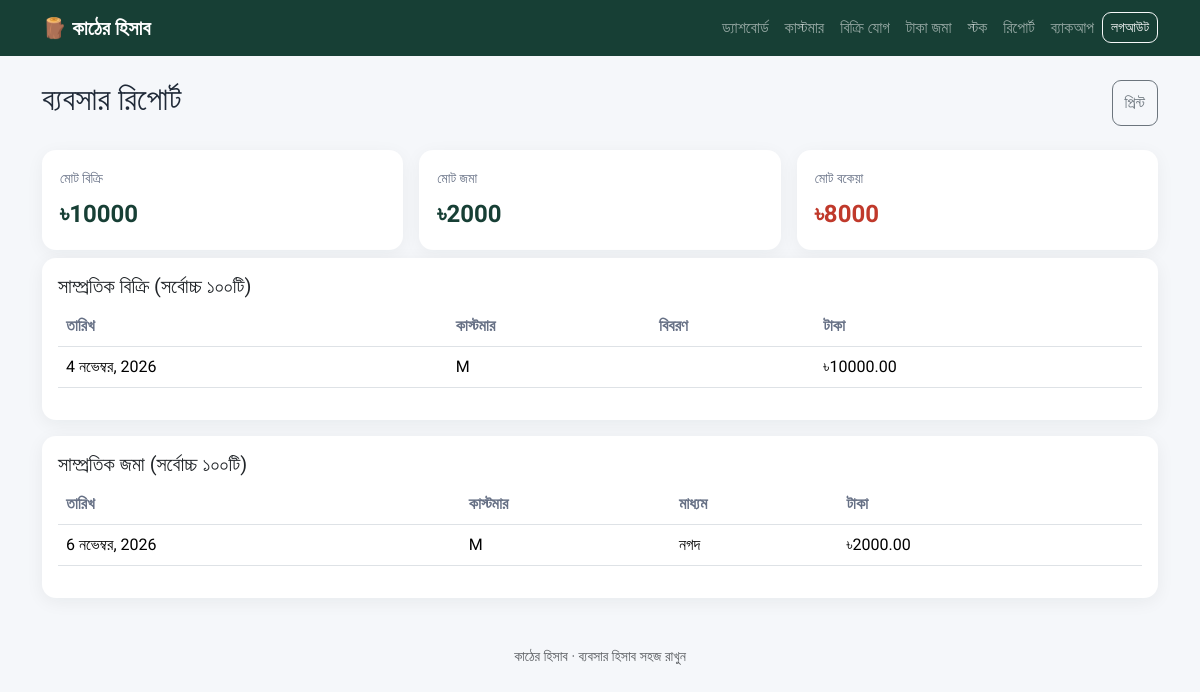
The app's page /reports/ (signed in) with its own data.
### accounts/models.py (models this page shows, shortened)
class Sale(models.Model):
    customer = models.ForeignKey(Customer, on_delete=models.PROTECT, related_name="sales", verbose_name="কাস্টমার")
    wood_type = models.ForeignKey(WoodType, on_delete=models.PROTECT, null=True, blank=True, related_name="sales", verbose_name="কাঠের ধরন")
    quantity = models.DecimalField("পরিমাণ", max_digits=12, decimal_places=2, default=0, validators=[MinValueValidator(0)])
    unit = models.CharField("একক", max_length=20, blank=True)
    total_amount = models.DecimalField("মোট টাকা", max_digits=12, decimal_places=2, validators=[MinValueValidator(Decimal("0.01"))])
    details = models.TextField("বিবরণ", blank=True)
    date = models.DateField("তারিখ", default=timezone.localdate)
    created_at = models.DateTimeField(auto_now_add=True)
    class Meta:
        ordering = ["-date", "-id"]
        verbose_name = "বিক্রি"
        verbose_name_plural = "বিক্রি"

class Customer(models.Model):
    name = models.CharField("নাম", max_length=150)
    phone = models.CharField("মোবাইল", max_length=30, blank=True)
    address = models.TextField("ঠিকানা", blank=True)
    notes = models.TextField("নোট", blank=True)
    created_at = models.DateTimeField(auto_now_add=True)
    class Meta:
        ordering = ["name"]
        verbose_name = "কাস্টমার"
        verbose_name_plural = "কাস্টমার"
    def __str__(self):
        return self.name

class Payment(models.Model):
    customer = models.ForeignKey(Customer, on_delete=models.PROTECT, related_name="payments", verbose_name="কাস্টমার")
    amount = models.DecimalField("জমার পরিমাণ", max_digits=12, decimal_places=2, validators=[MinValueValidator(Decimal("0.01"))])
    date = models.DateField("জমার তারিখ", default=timezone.localdate)
    method = models.CharField("মাধ্যম", max_length=30, default="নগদ")
    note = models.CharField("নোট/রেফারেন্স", max_length=200, blank=True)
    created_at = models.DateTimeField(auto_now_add=True)
    class Meta:
        ordering = ["-date", "-id"]
        verbose_name = "টাকা জমা"
        verbose_name_plural = "টাকা জমা"

### accounts/views.py (the view)
# urls.py: path("reports/", views.reports, name="reports"),
@login_required
def reports(request):
    sales = Sale.objects.select_related("customer").all()
    payments = Payment.objects.select_related("customer").all()
    return render(request, "accounts/reports.html", {
        "sales": sales[:100], "payments": payments[:100],
        "sales_total": sales.aggregate(v=Sum("total_amount"))["v"] or Decimal("0"),
        "paid_total": payments.aggregate(v=Sum("amount"))["v"] or Decimal("0"),
        "due_total": (sales.aggregate(v=Sum("total_amount"))["v"] or Decimal("0")) - (payments.aggregate(v=Sum("amount"))["v"] or Decimal("0")),
    })

### templates/accounts/reports.html
{% extends "base.html" %}{% block content %}<div class="d-flex justify-content-between"><h2>ব্যবসার রিপোর্ট</h2><button class="btn btn-outline-secondary" onclick="window.print()">প্রিন্ট</button></div>
<div class="row g-3 my-2"><div class="col-md-4"><div class="stat"><span>মোট বিক্রি</span><strong>৳{{ sales_total }}</strong></div></div><div class="col-md-4"><div class="stat"><span>মোট জমা</span><strong>৳{{ paid_total }}</strong></div></div><div class="col-md-4"><div class="stat due"><span>মোট বকেয়া</span><strong>৳{{ due_total }}</strong></div></div></div>
<div class="card p-3 mb-3"><h5>সাম্প্রতিক বিক্রি (সর্বোচ্চ ১০০টি)</h5><table class="table"><thead><tr><th>তারিখ</th><th>কাস্টমার</th><th>বিবরণ</th><th>টাকা</th></tr></thead><tbody>{% for s in sales %}<tr><td>{{ s.date }}</td><td>{{ s.customer }}</td><td>{{ s.details }}</td><td>৳{{ s.total_amount }}</td></tr>{% endfor %}</tbody></table></div>
<div class="card p-3"><h5>সাম্প্রতিক জমা (সর্বোচ্চ ১০০টি)</h5><table class="table"><thead><tr><th>তারিখ</th><th>কাস্টমার</th><th>মাধ্যম</th><th>টাকা</th></tr></thead><tbody>{% for p in payments %}<tr><td>{{ p.date }}</td><td>{{ p.customer }}</td><td>{{ p.method }}</td><td>৳{{ p.amount }}</td></tr>{% endfor %}</tbody></table></div>{% endblock %}

### static/style.css (style rules this page uses)
body { font-family:'Hind Siliguri',sans-serif;background:#f5f7fa;color:#1f2937 }
.card { border:0;border-radius:14px;box-shadow:0 4px 18px rgba(20,40,30,.06) }
.stat { background:#fff;border-radius:14px;padding:18px;height:100%;box-shadow:0 4px 18px rgba(20,40,30,.05);display:flex;flex-direction:column;gap:7px }
.stat span { color:#667085;font-size:14px }
.stat strong { font-size:24px;color:#173f35 }
.stat.due strong { color:#c0392b }
.table th { color:#667085;font-weight:600;white-space:nowrap }
.table td { vertical-align:middle }
.btn { border-radius:9px }

### records on screen
Sale: date "4 নভেম্বর, 2026", customer "M", total_amount "10000.00"
Payment: date "6 নভেম্বর, 2026", customer "M", method "নগদ", amount "2000.00"

### other values on screen
{{ sales_total }} "10000"
{{ paid_total }} "2000"
{{ due_total }} "8000"
